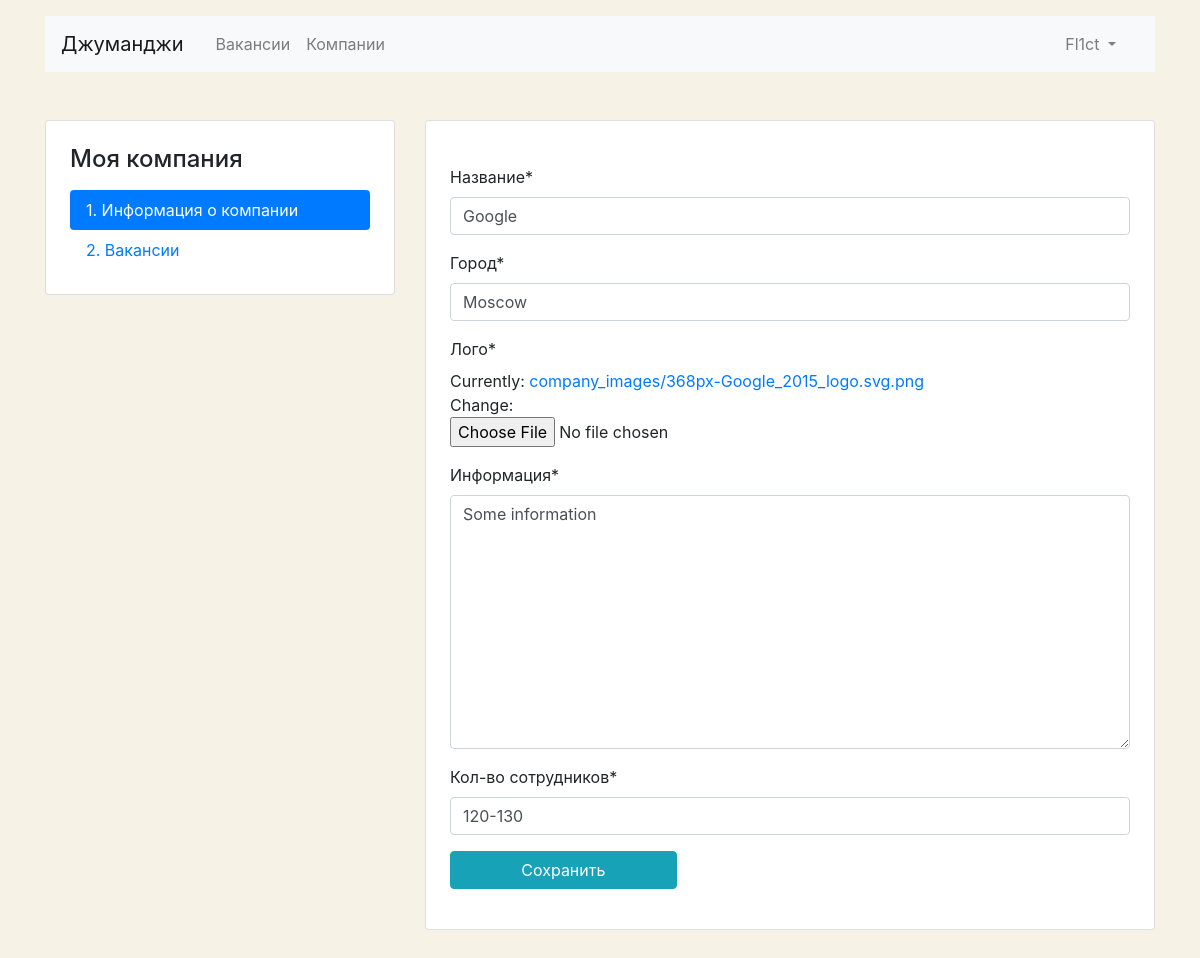
The page /mycompany/ (signed in) on the database its author committed.
### company/models.py (models this page shows, shortened)
class Company(models.Model):
    title = models.CharField(max_length=30, verbose_name='Название')
    location = models.CharField(max_length=50, verbose_name='Город')
    logo = models.ImageField(upload_to=MEDIA_COMPANY_IMAGE_DIR, verbose_name='Лого')
    description = models.TextField(max_length=2000, verbose_name='Информация')
    employee_count = models.CharField(max_length=100, verbose_name='Кол-во сотрудников')
    owner = models.OneToOneField(User, on_delete=models.CASCADE, verbose_name='Владелец', default=User)
    class Meta:
        verbose_name = 'Компания'
        verbose_name_plural = 'Компании'

### users/views.py (the view, shortened to what this page needs)
# urls.py: path('mycompany/', ProfileCompanyView.as_view(), name='profile_company'),
@method_decorator(login_required, name='get')
class ProfileCompanyView(View):
    def get(self, request):
        try:
            company = Company.objects.get(owner=request.user.id)
            return render(request, 'company/company_edit.html', context={'form': CompanyForm(instance=company)})
        except ObjectDoesNotExist:
            return render(request, 'company/company_edit.html', context={'form': CompanyForm})

### company/forms.py
class CompanyForm(ModelForm):
    class Meta:
        model = Company
        fields = ['title', 'location', 'logo', 'description', 'employee_count']

### templates/company/company_edit.html (shortened to what this page needs)
{% extends 'base/base.html' %}
{% load crispy_forms_filters %}
{% load crispy_forms_tags %}
{% block content %}
    <main class="container mt-3 pb-5">
        <div class="row mt-5">
            <div class="col-12 col-lg-4">
                <aside class="pt-3 pb-4 px-4 mb-5 card">
                    <h1 class="h4 pt-2 pb-2">Моя компания</h1>
                    <div class="nav flex-column nav-pills">
                        <a class="nav-link active" href="{% url 'profile_company' %}">1. Информация о&nbsp;компании</a>
                        <a class="nav-link" href="{% url 'profile_vacancies' %}">2. Вакансии</a>
                    </div>
                </aside>
            </div>
            <div class="col-12 col-lg-8">
                <div class="card">
                    <div class="card-body px-4 pb-4">
                        <form class="card mt-4 mb-3" style="border: none;" enctype="multipart/form-data" method="POST">
                            {{ form|crispy }}
                            <button type="submit" class="btn btn-info col-lg-4">Сохранить</button>
                        </form>
                    </div>
                </div>
            </div>
        </div>
    </main>
{% endblock %}

### templates/base/base.html (shortened to what this page needs)
<!DOCTYPE html>
<html lang="ru">
<head>
    <link rel="stylesheet" href="https://stackpath.bootstrapcdn.com/bootstrap/4.3.1/css/bootstrap.min.css"
>
</head>
<body>
<header class="container mt-3">
    <nav class="navbar navbar-expand-lg navbar-light bg-light">
        <a class="navbar-brand mr-4" href="{% url 'home' %}">Джуманджи</a>
        <div class="collapse navbar-collapse justify-content-between" id="navbarNav">
            <ul class="navbar-nav col-10">
                <li class="nav-item">
                    <a class="nav-link" href="{% url 'vacancies' %}">Вакансии</a>
                </li>
                <li class="nav-item">
                    <a class="nav-link" href="{% url 'companies' %}">Компании</a>
                </li>
            </ul>
            <ul class="navbar-nav col-2 justify-content-end">
                {% if user.is_authenticated %}
                    <div class="collapse navbar-collapse justify-content-end" id="navbarNavDarkDropdown">
                        <ul class="navbar-nav">
                            <li class="nav-item dropdown">
                                <a class="nav-link dropdown-toggle" href="#" id="navbarDarkDropdownMenuLink"
                                   role="button"
                                   data-bs-toggle="dropdown" aria-expanded="false">
                                    {{ user.username }}
                                </a>
                            </li>
                        </ul>
                    </div>
                {% else %}
                    <li class="nav-item active">
                        <a href="{% url 'login' %}" class="nav-link font-weight-bold">Вход</a>
                    </li>
                {% endif %}
            </ul>
        </div>
    </nav>
</header>
{% block content %}
{% endblock %}
</body>
</html>

### templates/base/base.html (style rules this page uses)
body { background-color: #F6F2E6; }

### rows shown on the page
Company: title "Google", location "Moscow", description "Some information", employee_count "120-130"

### other values the page prints
{{ user.username }} "Fl1ct"
